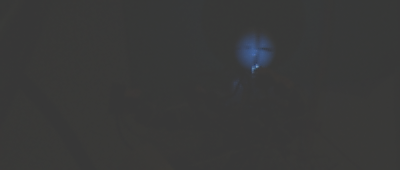
#> input picture out.000001.raw.tiff, 400 x 170 px, given as the content of the folder 20220422_Golfbay3, which was not available
$ python GolfSim_imageFind_v2_0.py
#> lines starting #> are read from the running program, lines starting #| are printed output that depends on the picture; after the words box and inside, x2 and y2 are one past the last pixel; in counts of white or black regions, pixels touching at a corner belong together; pictures that were not available may be replaced by others from this repository, and a replacement may not be noted
### image_analysis_v2_0.py
import numpy as np

def remove_background(xxx_np,foreground, x_o, y_o, delta):
    ###...Remove the foreground LEDs & Background
    if foreground:
        x_LED = [x_o, x_o+30, x_o+65, x_o+105,x_o+125] #[160, 195, 240, 290, 325]
        y_LED = [y_o,y_o,y_o-5,y_o-10, y_o-10] #[130, 130, 125, 120, 120]
        for i in np.arange(len(x_LED)):
            xxx_np[y_LED[i]:y_LED[i]+delta, x_LED[i]:x_LED[i]+delta]=0 #.....Mask
    else:
        pass

    ###...Remove the "background"""
    blue_mean = xxx_np.mean()
    blue_median = np.median(xxx_np)
    blue_std = xxx_np.std()
    xxx_np[xxx_np < (blue_median + 1*blue_std)]=0      #...............................Mask
    background_stats =[blue_median, blue_std]
    return xxx_np,background_stats

def raster_ball(blue_np, y_temp, x_temp, ball_r):
    ball_dict={}
    for x in np.arange(0, blue_np.shape[1],ball_r):  #10
        for y in np.arange(0,blue_np.shape[0],ball_r):
            temp_np = blue_np.copy()
            mask = (x-x_temp)**2+(y-y_temp)**2 <= ball_r**2
            temp_sum = temp_np[mask].sum()
            ball_dict[x,y] = temp_sum
    max_val = list(ball_dict.values())
    max_ke = list(ball_dict.keys())
    Xball, Yball = max_ke[max_val.index(max(max_val))]
    return Xball, Yball

# [14 lines left out: function spin_find, not called in this run]


def hill_climb(dx, dy, data_np, Xball, Yball, ball_r, y_temp,x_temp):
        #TODO could y_temp, x_temp be some type of global?
    hill_dict={}
    hill_dict[Xball,Yball]= 1
    climb_status = True
    while climb_status:
        x = Xball + dx
        y = Yball + dy
        temp_np = data_np.copy()
        mask = (x-x_temp)**2+(y-y_temp)**2 <= ball_r**2
        temp_sum = temp_np[mask].sum()
        hill_dict[x,y] = temp_sum
        max_val = list(hill_dict.values())
        max_ke = list(hill_dict.keys())
        if  temp_sum > max(max_val[:-1]):
            Xball = x
            Yball = y
        else:
            climb_status=False
    return Xball, Yball, temp_sum

def hill_climb_master(data_np, Xball, Yball, ball_r, y_temp,x_temp):
    Xball, Yball, temp_sum = hill_climb(1,0, data_np, Xball, Yball, ball_r, y_temp,x_temp)
    Xball, Yball, temp_sum = hill_climb(0,1, data_np, Xball, Yball, ball_r, y_temp,x_temp)
    Xball, Yball, temp_sum = hill_climb(-1,0, data_np, Xball, Yball, ball_r, y_temp,x_temp)
    Xball, Yball, temp_sum = hill_climb(0,-1, data_np, Xball, Yball, ball_r, y_temp,x_temp)
    Xball, Yball, temp_sum = hill_climb(1,0, data_np, Xball, Yball, ball_r, y_temp,x_temp)
    Xball, Yball, temp_sum = hill_climb(0,1, data_np, Xball, Yball, ball_r, y_temp,x_temp)
    return Xball, Yball, temp_sum


# [7 lines of commented-out code are left out]

### GolfSim_imageFind_v2_0.py
#TODO...........First image
    #...y_grid,x_grid  #TODO only on first image?
    #...find the ball, clean up extra LEDS.
#TODO...........find the club head
#TODO...........calculate spin!!!
#####################################################

from PIL import Image, ImageDraw
import os
import numpy as np
import matplotlib.pyplot as plt
import math
import time
from image_analysis_v2_0 import remove_background, raster_ball, hill_climb_master, spin_find
import GolfFlight_v2_0

# [11 lines of commented-out code are left out]

path_dir='20220422_Golfbay3'
ball_radius = 25   #25
foreground_LED=True
x_LED_o = 10
y_LED_o = 160
delta_LED=30

############ Some Global constants ##########
Ball_diameter_mm = 42.0
Ball_diameter_pix = 60
mm_per_pix = Ball_diameter_mm/Ball_diameter_pix

global y_temp,x_temp   #TODO...one time?

############### START ###########
file_list = os.listdir(path_dir)
file_list.sort()
file_list_len = len(file_list)
print(file_list)  #['out.000108.raw.tiff', out.000109.raw.tiff'....]

fig,ax = plt.subplots(6,2, figsize=(9,8))
image_data_list=[]
f_index=0
f_index_list=[]
for f in np.arange(len(file_list)):
    t0 = time.time()
    file_name = file_list[f]
    start_img = Image.open(os.path.join(path_dir, file_name))
#> start_img is the input picture: PIL image 400x170 RGB; mean R, G, B 55.9, 56.4, 56.2
    start_np = np.array(start_img)   #print(start_np.shape)   #(170, 400, 3)
    blue_np = start_np[:,:,2]       #blue_img = Image.fromarray(blue_np)

#    blue_np, back_stats = remove_background(blue_np)
#    blue_np, back_stats = image_analysis.remove_background(blue_np,
    blue_np, back_stats = remove_background(blue_np,
            foreground_LED, x_LED_o, y_LED_o, delta_LED)
#> after the loop in remove_background, `for i in np.arange(len(x_LED)):`:
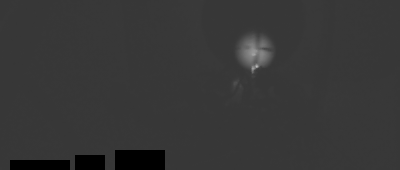
#> xxx_np: shape (170, 400); min 0, max 188, mean 54.5
#> in remove_background, `blue_mean = xxx_np.mean()`: blue_mean = 54.52
#> in remove_background, `blue_median = np.median(xxx_np)`: blue_median = 55
#> in remove_background, `blue_std = xxx_np.std()`: blue_std = 11.43
#> in remove_background, `xxx_np[xxx_np < (blue_median + 1*blue_std)]=0`:
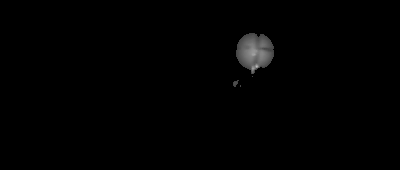
#> xxx_np: shape (170, 400); min 0, max 188, mean 1.7
#> in remove_background, `background_stats =[blue_median, blue_std]`: background_stats = [55, 11.43]
#> back_stats = [55, 11.43]

######### Raster using radius mask ########
    y_grid,x_grid = np.ogrid[0:blue_np.shape[0], 0: blue_np.shape[1]]  #TODO only on first image?
#> y_grid = 170 values from 0 to 169
    Xball, Yball = raster_ball(blue_np, y_grid,x_grid, ball_radius)
#> after the loop in raster_ball, `for x in np.arange(0, blue_np.shape[1],ball_r):`: ball_dict = 112 items
#> in raster_ball, `max_val = list(ball_dict.values())`: max_val = 112 values, max 110755 at index 72, min 0 at index 0, mean 3199.6
#> in raster_ball, `max_ke = list(ball_dict.keys())`: max_ke = 112 pairs, first value 0 to 375, second value 0 to 150
#> in raster_ball, `Xball, Yball = max_ke[max_val.index(max(max_val))]`: Xball = 250; Yball = 50
#> Xball = 250; Yball = 50
#    print(f, 'raster', Xball, Yball)

##########  START Hill Climb  ###############
    Xball, Yball, temp_sum = hill_climb_master(blue_np,
                Xball, Yball, ball_radius,y_grid,x_grid )
#> the loop in hill_climb, `while climb_status:` made 2 passes
#> (x, y, temp_sum, max_val, max_ke, Xball, Yball) on pass 1: (251, 50, 110755, [1, 110755], [(250, 50), (251, 50)], 251, 50)
#> (x, y, temp_sum, max_val, max_ke) on pass 2: (252, 50, 110755, [1, 110755, 110755], [(250, 50), (251, 50), (252, 50)])
#> pass 1, in hill_climb, `mask = (x-x_temp)**2+(y-y_temp)**2 <= ball_r**2`:
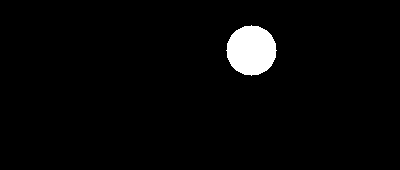
#> mask: shape (170, 400) bool; 2.9% white; 1 white region, box (x1, y1, x2, y2) and area: (226, 25, 277, 76) 1961
#> after the loop in hill_climb, `while climb_status:`: hill_dict = {(250, 50): 1, (251, 50): 110755, (252, 50): 110755}
#> in hill_climb_master, `Xball, Yball, temp_sum = hill_climb(1,0, data_np, Xball, Yball, ball_r..`: Xball = 251; Yball = 50; temp_sum = 110755
#> the loop in hill_climb (call 2), `while climb_status:` made 3 passes
#> (temp_sum, max_val, max_ke, Xball, Yball) on passes 1 to 2: (110755, [1, 110755], [(251, 50), (251, 51)], 251, 51), (110822, [1, 110755, 110822], [(251, 50), (251, 51), (251, 52)], 251, 52)
#> (temp_sum, max_val, max_ke) on pass 3: (110822, [1, 110755, 110822, 110822], [(251, 50), (251, 51), (251, 52), (251, 53)])
#> in hill_climb_master, `Xball, Yball, temp_sum = hill_climb(0,1, data_np, Xball, Yball, ball_r..`: Yball = 52; temp_sum = 110822
#> the loop in hill_climb (call 3), `while climb_status:` made 2 passes
#> (x, y, temp_sum, max_val, max_ke, Xball, Yball) on pass 1: (250, 52, 110822, [1, 110822], [(251, 52), (250, 52)], 250, 52)
#> (x, y, temp_sum, max_val, max_ke) on pass 2: (249, 52, 110822, [1, 110822, 110822], [(251, 52), (250, 52), (249, 52)])
#> pass 1, in hill_climb (call 3), `mask = (x-x_temp)**2+(y-y_temp)**2 <= ball_r**2`:
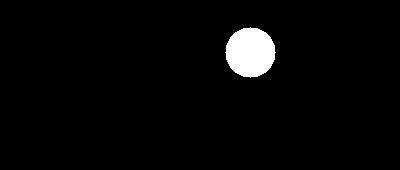
#> mask: shape (170, 400) bool; 2.9% white; 1 white region, box (x1, y1, x2, y2) and area: (225, 27, 276, 78) 1961
#> after the loop in hill_climb (call 3), `while climb_status:`: hill_dict = {(251, 52): 1, (250, 52): 110822, (249, 52): 110822}
#> in hill_climb_master, `Xball, Yball, temp_sum = hill_climb(-1,0, data_np, Xball, Yball, ball_..`: Xball = 250
#> the loop in hill_climb (call 4), `while climb_status:` made 2 passes
#> (x, y, temp_sum, max_val, max_ke, Xball, Yball) on pass 1: (250, 51, 110755, [1, 110755], [(250, 52), (250, 51)], 250, 51)
#> (x, y, temp_sum, max_val, max_ke) on pass 2: (250, 50, 110755, [1, 110755, 110755], [(250, 52), (250, 51), (250, 50)])
#> pass 1, in hill_climb (call 4), `mask = (x-x_temp)**2+(y-y_temp)**2 <= ball_r**2`:
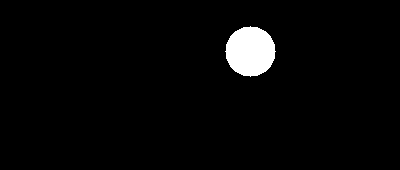
#> mask: shape (170, 400) bool; 2.9% white; 1 white region, box (x1, y1, x2, y2) and area: (225, 26, 276, 77) 1961
#> after the loop in hill_climb (call 4), `while climb_status:`: hill_dict = {(250, 52): 1, (250, 51): 110755, (250, 50): 110755}
#> in hill_climb_master, `Xball, Yball, temp_sum = hill_climb(0,-1, data_np, Xball, Yball, ball_..`: Yball = 51; temp_sum = 110755
#> in hill_climb_master, `Xball, Yball, temp_sum = hill_climb(1,0, data_np, Xball, Yball, ball_r..`: Xball = 252
#> the loop in hill_climb (call 6), `while climb_status:` made 2 passes
#> (x, y, temp_sum, max_val, max_ke, Xball, Yball) on pass 1: (252, 52, 110822, [1, 110822], [(252, 51), (252, 52)], 252, 52)
#> (x, y, temp_sum, max_val, max_ke) on pass 2: (252, 53, 110822, [1, 110822, 110822], [(252, 51), (252, 52), (252, 53)])
#> pass 1, in hill_climb (call 6), `mask = (x-x_temp)**2+(y-y_temp)**2 <= ball_r**2`:
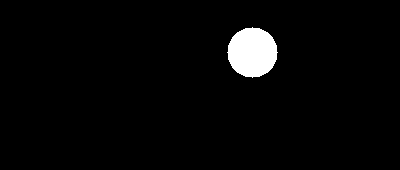
#> mask: shape (170, 400) bool; 2.9% white; 1 white region, box (x1, y1, x2, y2) and area: (227, 27, 278, 78) 1961
#> pass 2, in hill_climb (call 6), `mask = (x-x_temp)**2+(y-y_temp)**2 <= ball_r**2`:
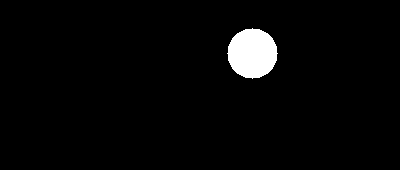
#> mask: shape (170, 400) bool; 2.9% white; 1 white region, box (x1, y1, x2, y2) and area: (227, 28, 278, 79) 1961
#> after the loop in hill_climb (call 6), `while climb_status:`: hill_dict = {(252, 51): 1, (252, 52): 110822, (252, 53): 110822}
#> in hill_climb_master, `Xball, Yball, temp_sum = hill_climb(0,1, data_np, Xball, Yball, ball_r..`: Yball = 52; temp_sum = 110822
#> Xball = 252; Yball = 52; temp_sum = 110822
#    print('....hill climb', Xball, Yball)
#    temp_sum =1   #TODO...need to fix the V,A Calc
    if f==0:
        Xball_o = Xball
#> Xball_o = 252
        Yball_o = Yball
#> Yball_o = 52
    elif (f_index<3):
        if (math.sqrt( (Xball-Xball_o)**2 + (Xball-Xball_o)**2) > ball_radius):
            f_index = f_index + 1
            theta_back, theta_yaw = spin_find(blue_np,
                Xball, Yball, ball_radius,y_grid,x_grid)
            print(f, f_index, theta_back, theta_yaw)
            f_index_list.append([f_index, f])
            Xwidth=Ywidth=ball_radius
            final_img = Image.fromarray(blue_np)
            bbox =  (Xball - Xwidth, Yball - Ywidth, Xball + Xwidth, Yball + Ywidth)
            draw = ImageDraw.Draw(final_img)
            xxx= draw.ellipse(bbox, outline=255)
            ax[f_index,0].imshow(start_img)
            ax[f_index,1].imshow(final_img, cmap='plasma', vmin=60, vmax=150)  #'viridis' 'gist_gray'
            ax[f_index,1].text(20, 20, 'frame = {}'.format(f))
            ax[f_index,1].text(20, 40, 'x, y = {}, {}'.format(Xball,Yball), fontsize=8)
            ax[f_index,1].text(20, 60, 'median={:.0f}, std={:.1f}'.format(back_stats[0],back_stats[1]),fontsize=8)
        else:
            pass
    else:
        break
    print(f, f_index, Xball, Yball, time.time()-t0)
    image_data_list.append([f, Xball, Yball, temp_sum, 0,0,0])
print(f_index_list)
print('image_data =', image_data_list)
#| image_data = [[0, 252, 52, 110822, 0, 0, 0]]

########## Plot the pre-hit frame #########
#> (the run stopped early here; a loop or call above may not have finished)
